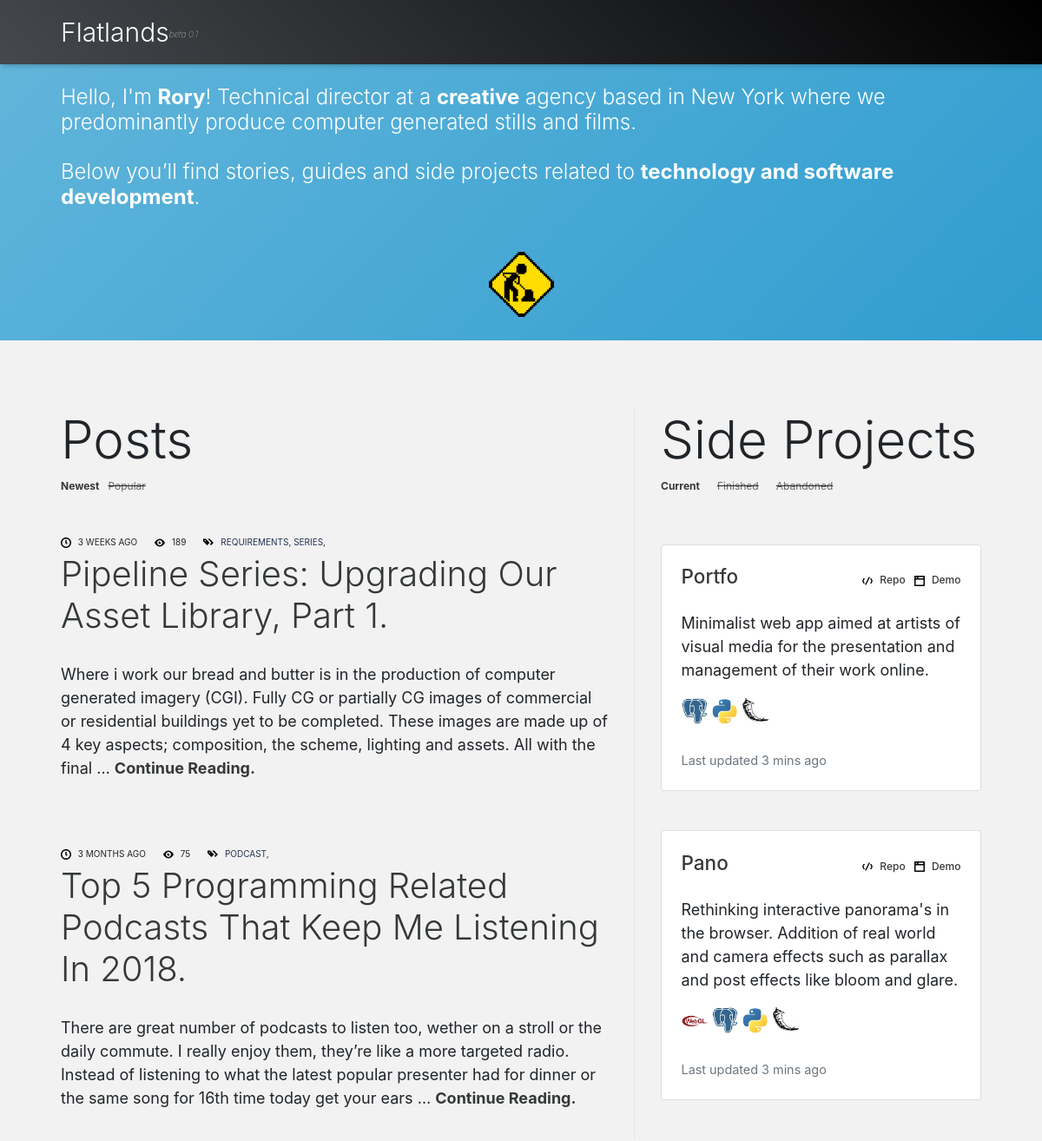
The app's page / (upper part), older data.
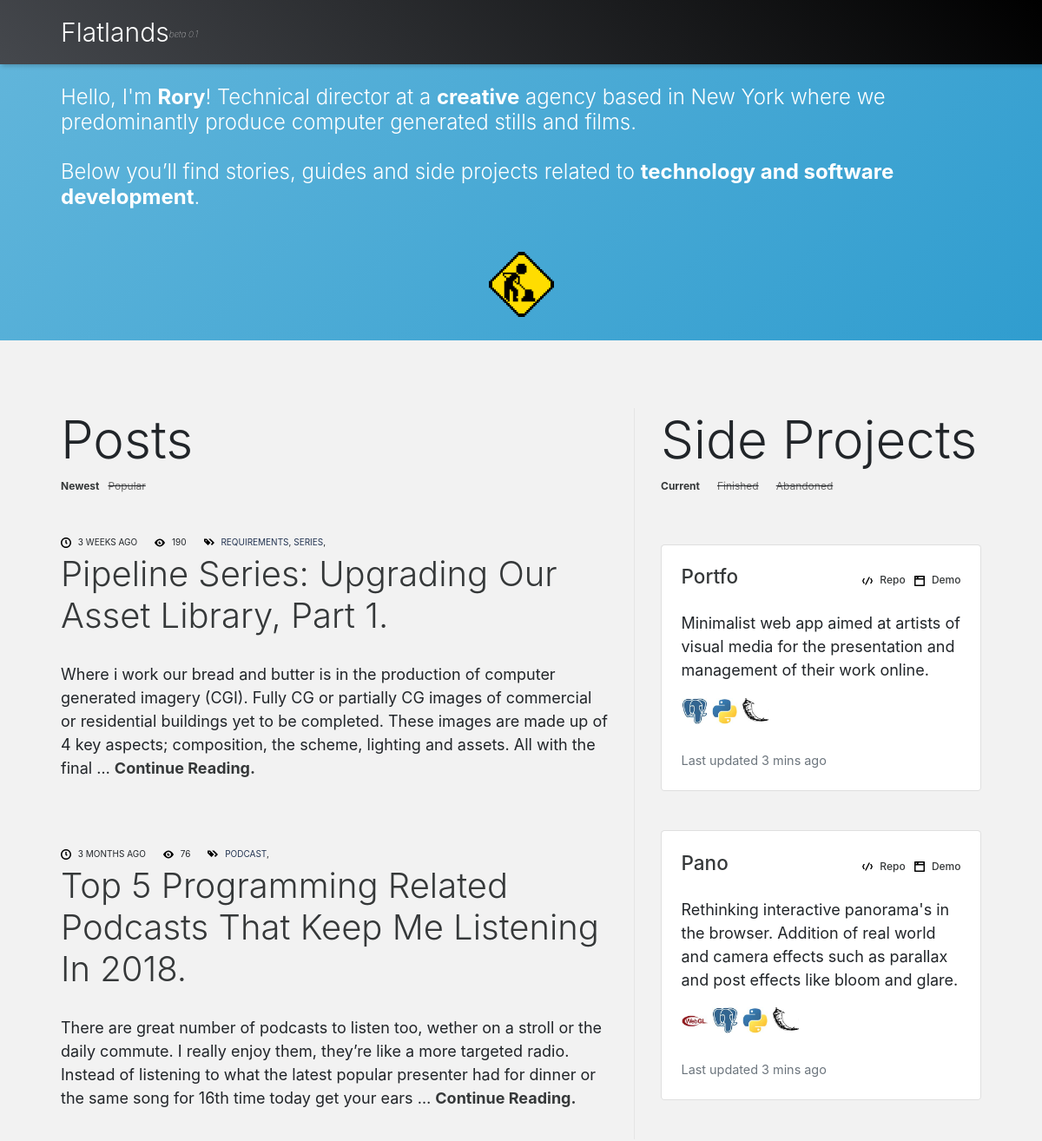
The same page, newer data.
### blog/models.py (models this page shows, shortened)
class Project(models.Model):
    name = models.CharField(max_length=200)
    pub_date = models.DateTimeField('date published')
    strap = models.CharField(max_length=300)
    content = models.CharField(max_length=5000)
    tags = models.ManyToManyField(Tag, blank=True)
    cover_img = models.CharField(max_length=200)
    published = models.BooleanField(default=False)
    repo = models.CharField(max_length=200, null=True, blank=True)

class UsedSoftware(models.Model):
    name = models.CharField(max_length=200)
    small_logo = models.CharField(max_length=200)
    projects = models.ManyToManyField(Project, blank=True)
    website = models.CharField(max_length=200)
    def __str__(self):
        return self.name

class Post(models.Model):
    next_post = models.IntegerField(null=True, blank=True)
    previous_post = models.IntegerField(null=True, blank=True)
    name = models.CharField(max_length=200)
    content = models.CharField(max_length=5000)
    pub_date = models.DateTimeField('date published')
    strap = models.CharField(max_length=300)
    tags = models.ManyToManyField(Tag, blank=True)
    project = models.ForeignKey(Project, on_delete=models.CASCADE, related_name='posts', null=True, blank=True)
    cover_img = models.CharField(max_length=200, null=True, blank=True)
    published = models.BooleanField(default=False)
    techspec = models.BooleanField(default=False)
    viewed = models.IntegerField(default=0)

class Tag(models.Model):
    name = models.CharField(max_length=30)
    def __str__(self):
        return self.name

### blog/views.py (the view)
# urls.py: path('', views.index, name='index'),
def index(request):
    articles = Post.objects.filter(
        published=True, project=None
        ).order_by('-pub_date')
    projects = Project.objects.filter(
        published=True
        ).order_by('-pub_date')
    context = standard_context
    context['articles'] = articles
    context['projects'] = projects
    return render(request, 'blog/index.html', context)

### blog/templates/blog/index.html (shortened to what this page needs)
{% extends "blog/base.html" %} {% load static %} {% block content %}
<div style="background: linear-gradient(135deg, rgba(99,182,219,1) 0%,rgba(48,157,207,1) 100%);">
        <div class="container content-intro">
                <p style="height:80px"></p>
                <p class="display-4" style="font-size: 24px;">
                    Hello, I'm <span style="font-weight: bold;"><a href="mailto:hello@flatlands.io">Rory</a></span>! Technical director at a <span style="font-weight: bold;">creative</span> agency based in New York where we predominantly produce computer generated
                    stills and films.
                    <br><br>
                    Below you’ll find stories, guides and side projects related to <span style="font-weight: bold;">technology and software development</span>.
                </p>
        </div>
        <div style="display: flex; justify-content: space-around;padding-top:30px;">
            <img style="height:75px; width:75px;" src="{% static 'blog/img/construction.gif' %}">
        </div>
      <br>
</div>
<p style="height:60px;"></p>
<div class="container content">
    <div class="project-comp">
        <div>
        {% include "blog/project_comp.html" %}
        </div>
        </div>
<div style="display:inline;">
    {% if articles %}
    <div>
    <h1 class="display-4" style="font-size:60px;">Posts</h1>
    <div style="display:flex;">
            <div style="padding-right:10px;font-size: 12px; font-weight: bold;"><a href="">Newest</a></div>
            <s><div style="padding-right:10px;font-size: 12px;"><a href="" style="color:dimgrey;">Popular</a></div></s>
        </div>
    </div>
    <p style="height:30px;"></p>
    {% for article in articles %}
    {% if article.project == None %}
    <div class="indexlistpost">
        <div class="blogpostheader">
            <div class="bloglistpostdate">
                <img class="iconic-svg" src="{% static 'blog/svg/clock.svg' %}" alt="clock icon"> {{article.pub_date|timesince|upper}} AGO
            </div>
            <div class="bloglistpostdate">
                    <img class="iconic-svg" src="{% static 'blog/svg/eye.svg' %}" alt="clock icon"> {{article.viewed}}
                </div>
            <div class="bloglistpostdate">
                <img class="iconic-svg" src="{% static 'blog/svg/tags.svg' %}" alt="tags icon"> {% for tag in article.tags.all %}
                <a href="/search/{{tag|lower}}" style="color: #233452;">{{tag|upper}}</a>,
                {% endfor %}
            </div>
        </div>
        <div class="bloglistpostname display-4">
            <div><a href="/articles/{{ article.id }}/">{{ article.name|title }}.</a></div>
        </div>
        <div>
            {{article.strap|capfirst|truncatewords:50}} <a href='/articles/{{article.id}}' style="font-weight: bolder;">Continue Reading.</a>
        </div>
    </div>
    <p style="height:60px;"></p>
    {% endif %}
    {% endfor %}
    {% else %}
    <p>No Articles :(</p>
    {% endif %}
</div>
</div>
{% endblock %}

### blog/templates/blog/base.html (shortened to what this page needs)
{% load static %}
<!DOCTYPE html>
<html lang="en">
<head>
  <link rel="stylesheet" href="https://stackpath.bootstrapcdn.com/bootstrap/4.1.1/css/bootstrap.min.css"
>
  <link rel="stylesheet" type="text/css" href="{% static 'blog/main.css' %}" />
</head>
<body>
<nav class="navbar fixed-top navbar-dark" style="box-shadow: 2px 2px 5px rgba(0,0,0,.2);background: linear-gradient(45deg, rgba(69,72,77,1) 0%,rgba(0,0,0,1) 100%); ">
    <div class="container content-nav">
  <a class="navbar-brand display-4" href="/" style="font-size:30px;">Flatlands<sup style="position: relative;top: -0.5em;font-size:10px;font-style: italic;font-weight:100;letter-spacing: 0px;">beta 0.1</sup></a>
</div>
</nav>
  {% block content %}{% endblock %}
     </body>
</html>

### blog/templates/blog/project_comp.html
{% load static %}
        {% if projects %}
        <h1 class="display-4" style="font-size:60px;">Side Projects</h1>
        <div style="display:flex;">
                <div style="font-size: 12px; font-weight: bold;"><a href="">Current</a></div>
                <s><div style="text-indent: 20px;font-size: 12px;"><a href="" style="color:dimgrey;">Finished</a></div></s>
                <s><div style="text-indent: 20px;font-size: 12px;"><a href="" style="color:dimgrey;">Abandoned</a></div></s>
            </div>
<p style="height:40px;"></p>
        {% for project in projects %}
        <div class="card mb-3">
                <div class="card-body">
                  <h5 class="card-title">
                        <div style="display: flex; flex-direction: row; justify-content: space-between">
                                <div>
                                        <h5 class="card-title"><a href="/projects/{{ project.id }}/">{{project.name|capfirst}}</a></h5>
                                </div>
                                <div style="display: flex;">
                                <div>
                                        <span style="font-size: 12px;">
                                                <img class="iconic-svg-small" src="{% static 'blog/svg/code.svg' %}" alt="code icon">
                                                <a href="{{project.repo}}">Repo</a>
                                        </span>
                                </div>
                                <div style="padding-left:10px;">
                                        <span style="font-size: 12px;">
                                                <img class="iconic-svg-small" src="{% static 'blog/svg/browser.svg' %}" alt="code icon">
                                                <a href="#">Demo</a>
                                        </span>
                                </div>
                        </div>
                        </div>
                  </h5>
                  <p class="card-text">
                                {{project.strap|capfirst|truncatewords:50}}
                  </p>
                  <div>
                        {% for tech in project.usedsoftware_set.all %}
                        <a href="{{tech.website}}">
                                <img class="tech-icon" src="{% static 'blog/img/'|add:tech.small_logo %}" alt="{{tech}} icon">
                        </a>
                        {% endfor %}
                </div>
<br>
                  <p class="card-text"><small class="text-muted">Last updated 3 mins ago</small></p>
                </div>
              </div>
        <br> {% endfor %} {% else %} No Projects :( {% endif %}

### blog/static/blog/main.css (style rules this page uses)
html { font-size:18px; }
body { background-color: #f2f2f2; }
.content-nav { padding-left:40px; padding-right:40px; }
.tech-icon { width:30px; height:30px; }
.content { padding-left:40px; padding-right:40px; position: relative; }
.indexlistpost { display: flex; flex-direction: column; margin: auto auto; }
.blogpostheader { display: flex; flex-direction: row; }
.bloglistpostdate { font-size:10px; padding-right: 20px; }
.bloglistpostname { display:flex; font-size: 40px; padding-top:5px; padding-bottom:30px; color:#353839; }
.iconic-svg { height:12px; width:12px; margin-right:5px; }
.iconic-svg-small { height:12px; width:12px; margin-right:5px; }
.content-intro { color: white; padding-left:40px; padding-right:40px; }
.content-intro a:link { color: white; text-decoration: none; }
.project-comp { margin-left:30px; padding-left:30px; float:right; width:400px; border-left-style: solid; border-width: 1px; border-color: rgba(0, 0, 0, .06); }
.content a:link { color: #353839; text-decoration: none; }

Row changes from the older to the newer data that the page shows:
changed Post "Pipeline Series: Upgrading Our Asset Library, Part 1": viewed "189" → "190"
changed Post "Top 5 Programming Related Podcasts That Keep Me Listening In 2018": viewed "75" → "76"
